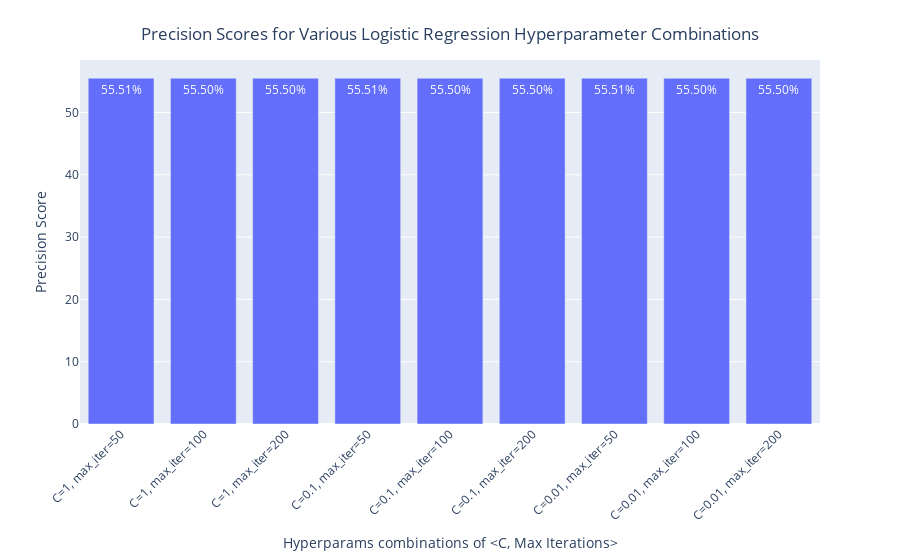

Source (notebook cell):
### Code cell
# Visualise precision scores

# Prepare the data
rows = []
for key, value in list(best_precision_matrix_logistic_regression.items()):
    C, max_iter = key
    combination_label = f'C={C}, max_iter={max_iter}'
    rows.append({'Combination': combination_label, 'Precision': value})

df = pd.DataFrame(rows)
df.loc[:,'Precision'] = df.Precision*100.0 # need for % visualisation

# Create the bar chart
fig = px.bar(df,
             x='Combination',
             y='Precision',
             text='Precision'
             )

# Customize the layout for better readability
fig.update_layout(
    xaxis_title='Hyperparams combinations of <C, Max Iterations>',
    yaxis_title='Precision Score',
    xaxis_tickangle=-45,
    title={
        'text': 'Precision Scores for Various Logistic Regression Hyperparameter Combinations',
        'y':0.95,
        'x':0.5,
        'xanchor': 'center',
        'yanchor': 'top'
    }
)


# Update the text position
fig.update_traces(texttemplate='%{text:.2f}%',
                  textposition='inside',
                  textfont_color='white')

# Show the figure
fig.show()

### Figure 1 — Plotly figure (JSON) as saved in the notebook; plotly's stock layout.template omitted (floating-point values rounded to 4 significant figures)
{"data": [{"alignmentgroup": "True", "hovertemplate": "Combination=%{x}<br>Precision=%{text}<extra></extra>", "legendgroup": "", "marker": {"color": "#636efa", "pattern": {"shape": ""}}, "name": "", "offsetgroup": "", "orientation": "v", "showlegend": false, "text": [55.51, 55.5, 55.5, 55.51, 55.5, 55.5, 55.51, 55.5, 55.5], "textfont": {"color": "white"}, "textposition": "inside", "texttemplate": "%{text:.2f}%", "type": "bar", "x": ["C=1, max_iter=50", "C=1, max_iter=100", "C=1, max_iter=200", "C=0.1, max_iter=50", "C=0.1, max_iter=100", "C=0.1, max_iter=200", "C=0.01, max_iter=50", "C=0.01, max_iter=100", "C=0.01, max_iter=200"], "xaxis": "x", "y": [55.51, 55.5, 55.5, 55.51, 55.5, 55.5, 55.51, 55.5, 55.5], "yaxis": "y"}], "layout": {"autosize": true, "barmode": "relative", "legend": {"tracegroupgap": 0}, "margin": {"t": 60}, "title": {"text": "Precision Scores for Various Logistic Regression Hyperparameter Combinations", "x": 0.5, "xanchor": "center", "y": 0.95, "yanchor": "top"}, "xaxis": {"anchor": "y", "autorange": true, "domain": [0, 1], "range": [-0.5, 8.5], "tickangle": -45, "title": {"text": "Hyperparams combinations of <C, Max Iterations>"}, "type": "category"}, "yaxis": {"anchor": "x", "autorange": true, "domain": [0, 1], "range": [0, 58.43], "title": {"text": "Precision Score"}, "type": "linear"}}}
